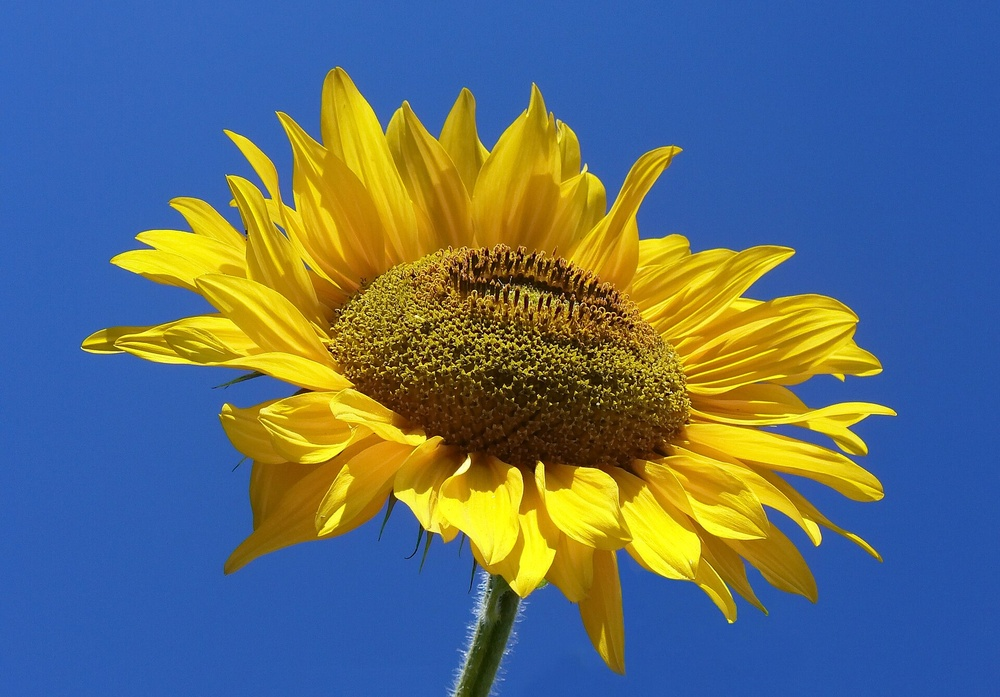
#> input picture Sunflower_from_Silesia2.jpg, 1000 x 697 px, shrunk from 1920 x 1339 before the run
$ jupyter execute Image_Processing_Lab5.ipynb
#> lines starting #> are read from the running program, lines starting #| are printed output that depends on the picture
# Assignment 5

[cell 1]
import cv2
import numpy as np
import matplotlib.pyplot as plt

input_img = cv2.imread('Sunflower_from_Silesia2.jpg', cv2.IMREAD_GRAYSCALE)
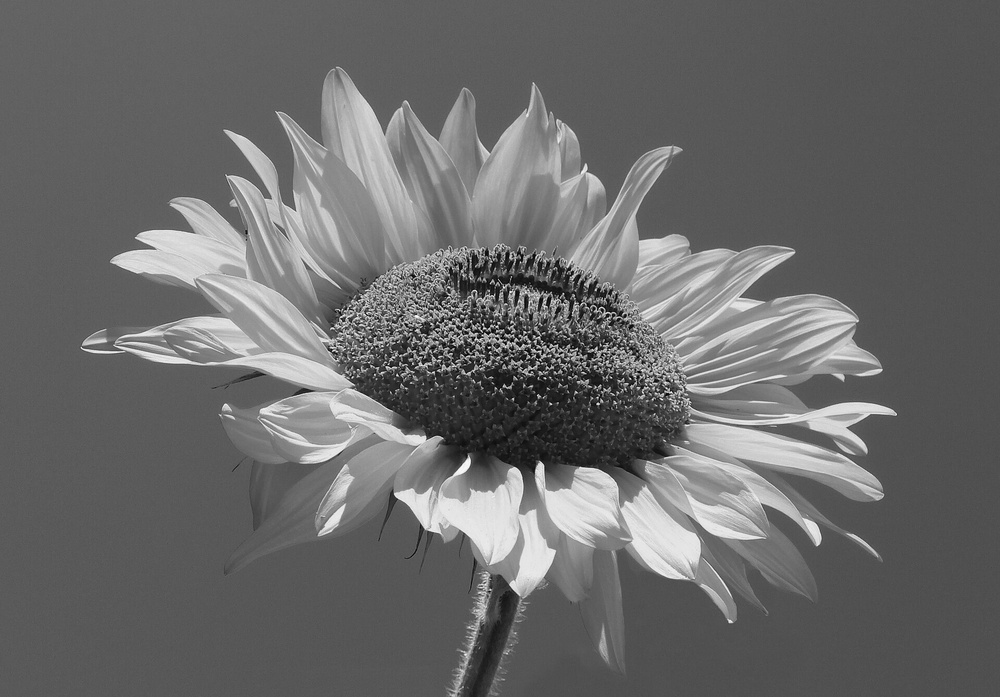
#> input_img: shape (697, 1000); min 0, max 253, mean 105.8
low_contrast_img = np.uint8(np.clip(input_img * 0.5 + 50, 0, 255))
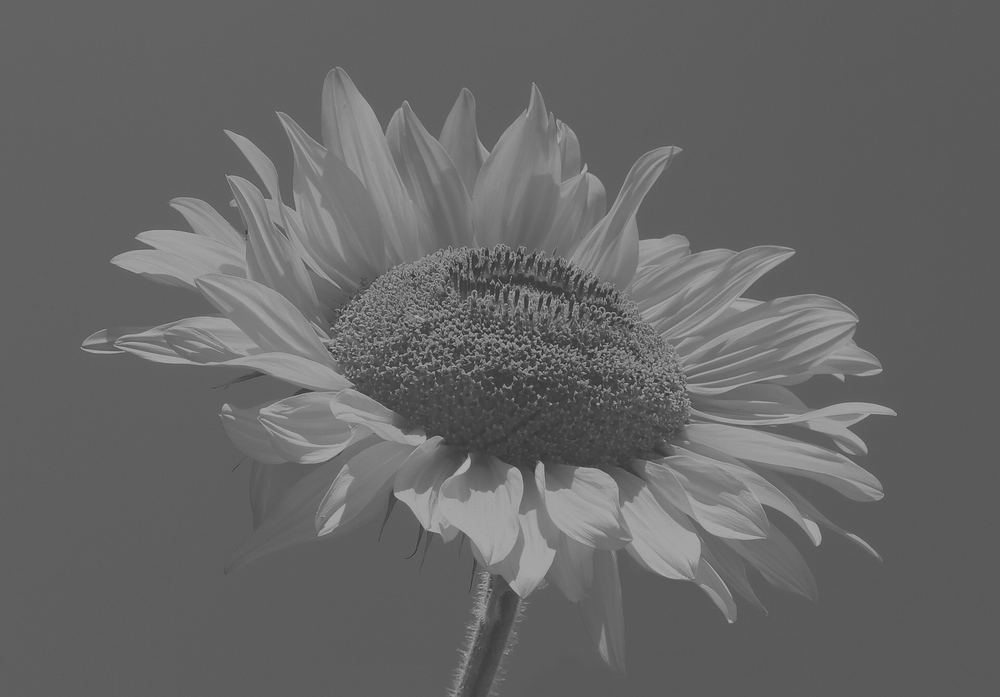
#> low_contrast_img: shape (697, 1000); min 50, max 176, mean 102.6

## Question 1: Histogram Equalization

[cell 2]
def manual_hist_equalization(image):
    h, w = image.shape
    total_pixels = h * w
    hist = np.zeros(256, dtype=int)
    for pixel in image.ravel():
        hist[pixel] += 1
    pdf = hist / total_pixels
    cdf = np.cumsum(pdf)
    transform_map = np.round(255 * cdf).astype(np.uint8)
    equalized_img = transform_map[image]
    return equalized_img, hist, transform_map

eq_manual, orig_hist, t_map = manual_hist_equalization(low_contrast_img)
#> the loop in manual_hist_equalization, `for pixel in image.ravel():` made 697000 passes
#> pixel on passes 1 to 3: 99, 99, 101
#> after the loop in manual_hist_equalization, `for pixel in image.ravel():`: hist = 256 values, max 55724 at index 93, min 0 at index 0, mean 2722.7
#> in manual_hist_equalization, `pdf = hist / total_pixels`: pdf = 256 values, max 0.0799 at index 93, min 0 at index 0, mean 0.00391
#> in manual_hist_equalization, `cdf = np.cumsum(pdf)`: cdf = 256 values from 0 to 1
#> in manual_hist_equalization, `transform_map = np.round(255 * cdf).astype(np.uint8)`: transform_map = 256 values from 0 to 255
#> in manual_hist_equalization, `equalized_img = transform_map[image]`:
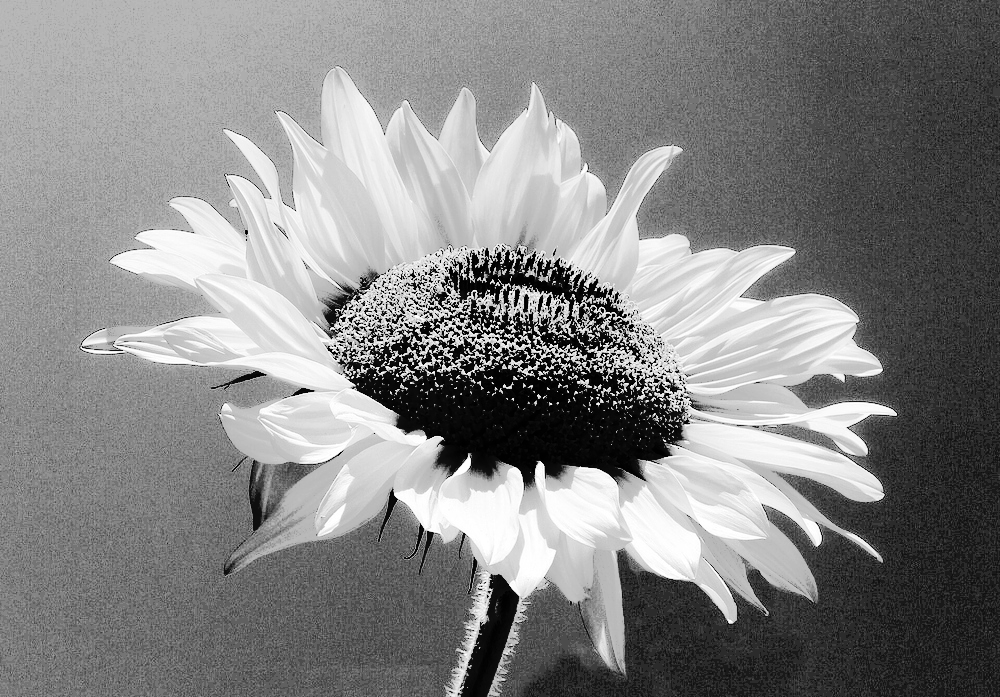
#> equalized_img: shape (697, 1000); min 0, max 255, mean 132.9
#> orig_hist has the same summary as hist in manual_hist_equalization; t_map = 256 values from 0 to 255
eq_cv2 = cv2.equalizeHist(low_contrast_img)
eq_hist, _ = np.histogram(eq_manual.flatten(), bins=256, range=[0, 256])
#> eq_hist = 256 values, max 55724 at index 96, min 0 at index 17, mean 2722.7

plt.figure(figsize=(14, 8))

plt.subplot(2, 2, 1)
plt.title('Original (Low Contrast) Image')
plt.imshow(low_contrast_img, cmap='gray')
plt.axis('off')

plt.subplot(2, 2, 2)
plt.title('Equalized Image')
plt.imshow(eq_manual, cmap='gray')
plt.axis('off')

plt.subplot(2, 2, 3)
plt.title('Original Histogram')
plt.bar(range(256), orig_hist, color='steelblue', width=1)
plt.xlim([0, 255])
plt.xlabel('Intensity')
plt.ylabel('Pixel Count')

plt.subplot(2, 2, 4)
plt.title('Equalized Histogram')
plt.bar(range(256), eq_hist, color='coral', width=1)
plt.xlim([0, 255])
plt.xlabel('Intensity')
plt.ylabel('Pixel Count')

plt.tight_layout()
plt.show()
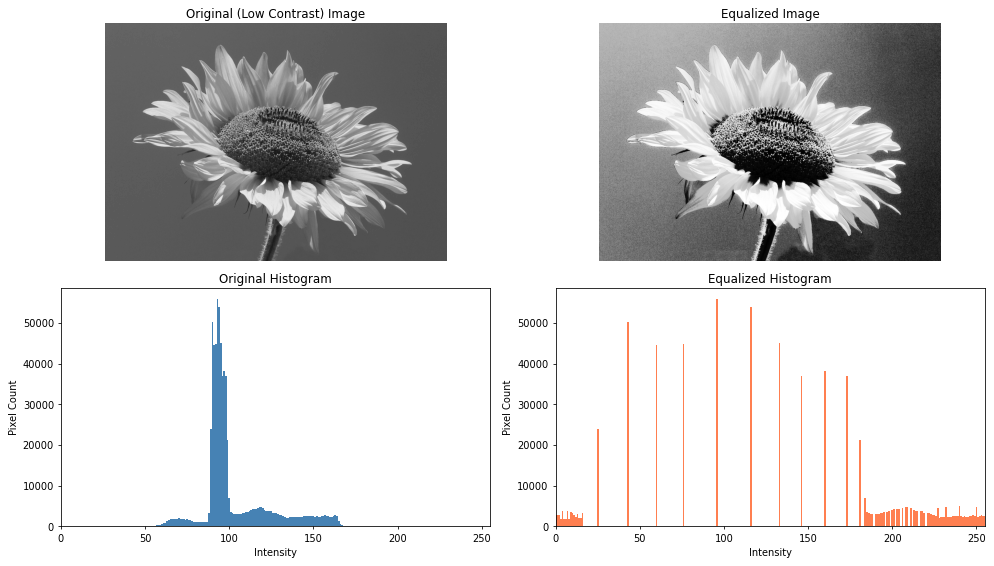
#> figure drawn by matplotlib, 4 panels; panel 3: tallest bar 55724 high, from x = 92.5 to 93.5; panel 4: tallest bar 55724 high, from x = 95.5 to 96.5

## Question 2: Histogram Matching

[cell 3]
def histogram_matching(source, reference):
    h_s, w_s = source.shape
    h_r, w_r = reference.shape

    hist_s, _ = np.histogram(source.flatten(), 256, [0, 256])
    cdf_s = np.cumsum(hist_s) / (h_s * w_s)

    hist_r, _ = np.histogram(reference.flatten(), 256, [0, 256])
    cdf_r = np.cumsum(hist_r) / (h_r * w_r)

    mapping = np.zeros(256, dtype=np.uint8)
    for src_level in range(256):
        diff = np.abs(cdf_r - cdf_s[src_level])
        mapping[src_level] = np.argmin(diff)

    matched_img = mapping[source]
    return matched_img, hist_s, hist_r

reference_img = np.uint8(np.clip(np.power(input_img / 255.0, 0.4) * 255.0, 0, 255))
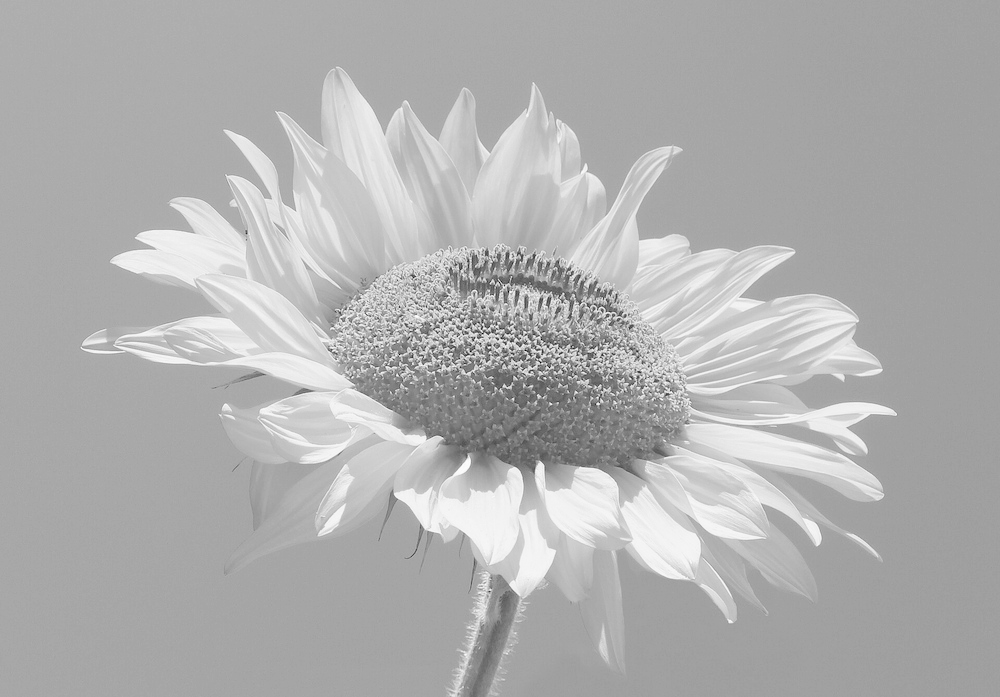
#> reference_img: shape (697, 1000); min 0, max 254, mean 175.9
matched_img, hist_src, hist_ref = histogram_matching(low_contrast_img, reference_img)
#> in histogram_matching, `hist_s, _ = np.histogram(source.flatten(), 256, [0, 256])`: hist_s has the same summary as hist in manual_hist_equalization
#> in histogram_matching, `cdf_s = np.cumsum(hist_s) / (h_s * w_s)`: cdf_s = 256 values from 0 to 1
#> in histogram_matching, `hist_r, _ = np.histogram(reference.flatten(), 256, [0, 256])`: hist_r = 256 values, max 55724 at index 165, min 0 at index 1, mean 2722.7
#> in histogram_matching, `cdf_r = np.cumsum(hist_r) / (h_r * w_r)`: cdf_r = 256 values from 1.29e-05 to 1
#> after the loop in histogram_matching, `for src_level in range(256):`: mapping = 256 values from 0 to 254
#> hist_src has the same summary as hist in manual_hist_equalization; hist_ref has the same summary as hist_r in histogram_matching
hist_matched, _ = np.histogram(matched_img.flatten(), 256, [0, 256])
#> hist_matched = 256 values, max 55724 at index 165, min 0 at index 0, mean 2722.7

plt.figure(figsize=(15, 8))

plt.subplot(2, 3, 1)
plt.title('Input Source Image')
plt.imshow(low_contrast_img, cmap='gray')
plt.axis('off')

plt.subplot(2, 3, 2)
plt.title('Target Reference Image')
plt.imshow(reference_img, cmap='gray')
plt.axis('off')

plt.subplot(2, 3, 3)
plt.title('Histogram Matched Image')
plt.imshow(matched_img, cmap='gray')
plt.axis('off')

plt.subplot(2, 3, 4)
plt.title('Source Histogram')
plt.bar(range(256), hist_src, color='steelblue', width=1)
plt.xlim([0, 255])

plt.subplot(2, 3, 5)
plt.title('Reference Histogram')
plt.bar(range(256), hist_ref, color='darkgreen', width=1)
plt.xlim([0, 255])

plt.subplot(2, 3, 6)
plt.title('Matched Histogram')
plt.bar(range(256), hist_matched, color='crimson', width=1)
plt.xlim([0, 255])

plt.tight_layout()
plt.show()
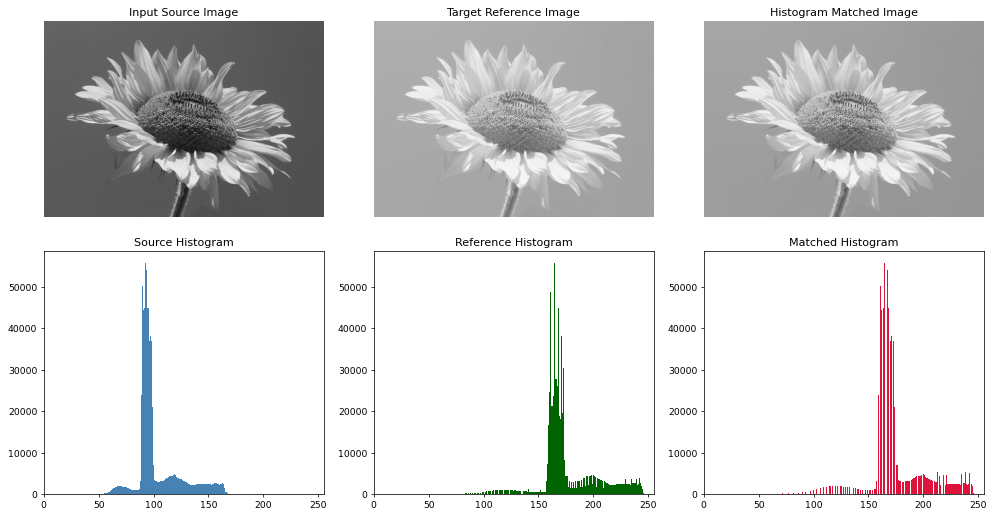
#> figure drawn by matplotlib, 6 panels; panel 4: tallest bar 55724 high, from x = 92.5 to 93.5; panel 5: tallest bar 55724 high, from x = 164.5 to 165.5; panel 6: tallest bar 55724 high, from x = 164.5 to 165.5
